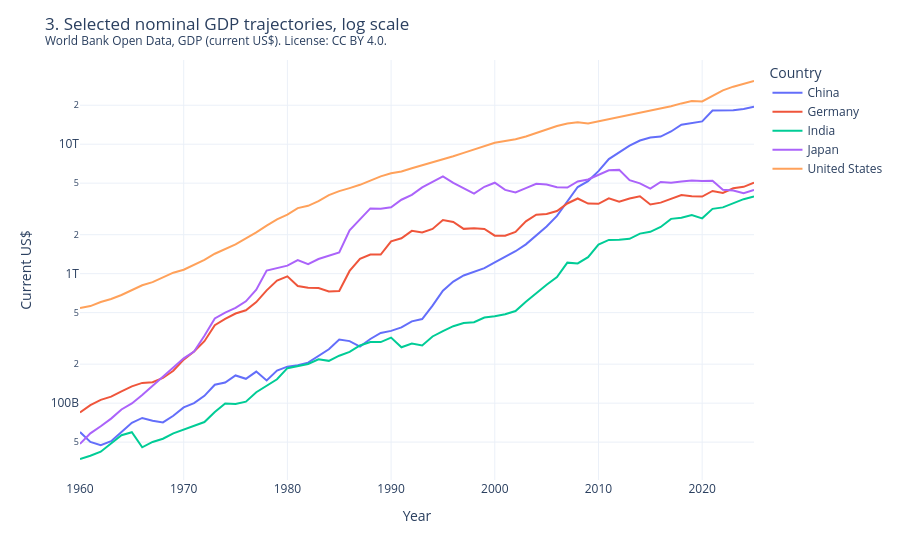

Notebook code for this chart:
### Markdown cell above
Constant 2015 dollars remove most of the exchange-rate and US-inflation movement in the current-dollar series. 2015 is a dollar year. 2009 and 2020 remain real contractions.

### Code cell
selected = country_gdp(bundle.gdp_annual).loc[
    lambda frame: frame["country_name"].isin(SELECTED_TRAJECTORY_COUNTRIES)
]
fig = px.line(
    selected,
    x="year",
    y="nominal_gdp_usd",
    color="country_name",
    labels={"nominal_gdp_usd": "Current US$", "country_name": "Country", "year": "Year"},
)
fig.update_yaxes(type="log")
disclose(fig, "gdp-selected-trajectories", "3. Selected nominal GDP trajectories, log scale", "gdp_annual").show()
